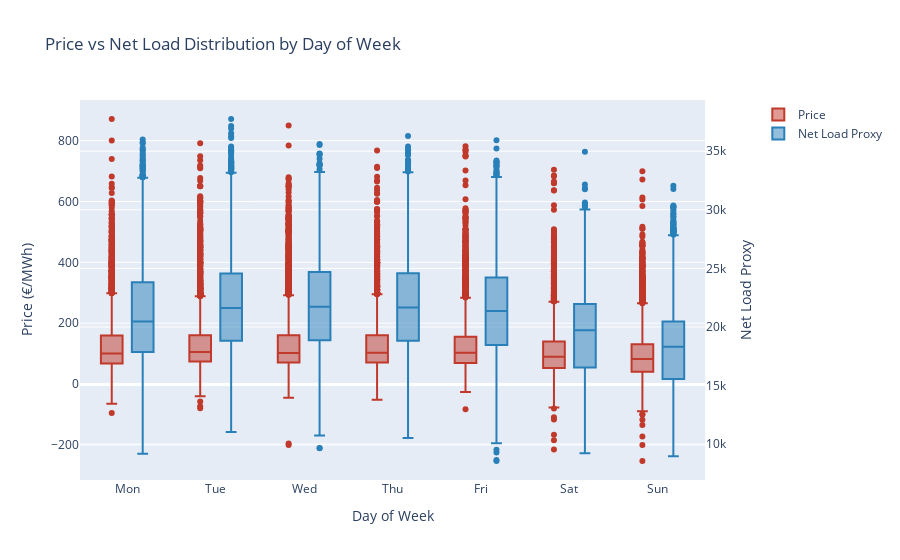

The cell this chart's notebook holds for it:
### Markdown cell above
### Plots daily price and net_load distribution

### Code cell
fig = make_subplots(specs=[[{"secondary_y": True}]])

fig.add_trace(
    go.Box(
        x=all_data['dow'],
        y=all_data['price'],
        name="Price",
        marker_color="#c0392b",
        offsetgroup='A',  # Group A pushes box to the left
    ),
    secondary_y=False,
)

fig.add_trace(
    go.Box(
        x=all_data['dow'],
        y=all_data['net_load_proxy'],
        name="Net Load Proxy",
        marker_color="#2980b9",
        offsetgroup='B', # Group B pushes box to the right
    ),
    secondary_y=True,
)

# 4. Layout Adjustments
fig.update_layout(
    title_text="Price vs Net Load Distribution by Day of Week",
    boxmode='group', # tells plotly to group boxes side-by-side
    xaxis=dict(
        tickmode='array',
        tickvals=[0,1,2,3,4,5,6],
        ticktext=['Mon','Tue','Wed','Thu','Fri','Sat','Sun'],
        title="Day of Week"
    )
)

# Set y-axes titles
fig.update_yaxes(title_text="Price (€/MWh)", secondary_y=False)
fig.update_yaxes(title_text="Net Load Proxy", secondary_y=True)

fig.show()

### Figure 1 — Plotly figure (JSON) as saved in the notebook; plotly's stock layout.template omitted (floating-point values rounded to 4 significant figures; data arrays with more than 128 entries replaced by an {"elided": "..."} marker saying what was removed)
{"data": [{"marker": {"color": "#c0392b"}, "name": "Price", "offsetgroup": "A", "type": "box", "x": {"elided": "34727 int values"}, "xaxis": "x", "y": {"elided": "34727 float values"}, "yaxis": "y"}, {"marker": {"color": "#2980b9"}, "name": "Net Load Proxy", "offsetgroup": "B", "type": "box", "x": {"elided": "34727 int values"}, "xaxis": "x", "y": {"elided": "34727 float values"}, "yaxis": "y2"}], "layout": {"boxmode": "group", "title": {"text": "Price vs Net Load Distribution by Day of Week"}, "xaxis": {"anchor": "y", "domain": [0, 0.94], "tickmode": "array", "ticktext": ["Mon", "Tue", "Wed", "Thu", "Fri", "Sat", "Sun"], "tickvals": [0, 1, 2, 3, 4, 5, 6], "title": {"text": "Day of Week"}}, "yaxis": {"anchor": "x", "domain": [0, 1], "title": {"text": "Price (€/MWh)"}}, "yaxis2": {"anchor": "x", "overlaying": "y", "side": "right", "title": {"text": "Net Load Proxy"}}}}
